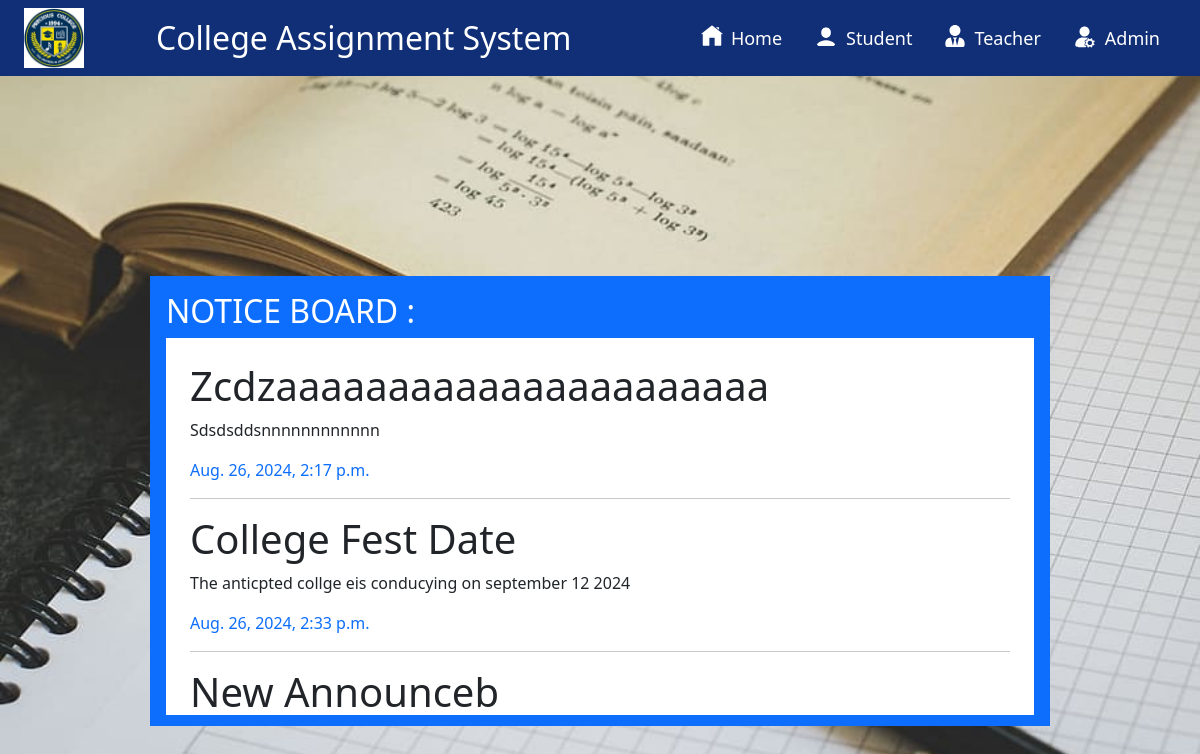
The page / on the database its author committed.
### assignment_management_app/models.py (models this page shows)
class News(models.Model):
    title=models.CharField(max_length=200)
    user=models.ForeignKey(User,on_delete=models.CASCADE)
    description=models.TextField()
    created_date=models.DateTimeField(auto_now_add=True)

### assignment_management_app/views.py (the view)
# urls.py: path("",home),
def home(request):
    news=News.objects.filter(user_id=1)
    return render(request,"common/index.html",{"news":news})

### assignment_management_app/templates/common/index.html (shortened to what this page needs)
{% load static %}
<!DOCTYPE html>
<html lang="en">
<head>
    <link rel="stylesheet" href="https://cdnjs.cloudflare.com/ajax/libs/bootstrap/5.3.3/css/bootstrap.min.css">
    <link rel="stylesheet" href="{% static 'common/css/style.css' %}">
</head>
<body>
    <nav class="navbar d-flex align-items-xl-center" id="navbar">
        <img src="{% static 'common/images/college-logo.jpg' %}" width="60px" height="60px" class="me-4 p-0" alt="">
        <h2 class="text mb-0 text-white " id="title">College Assignment System</h2>
        <ul class="nav ms-auto" id="nav">
            <li class="nav-item"><a href="" class="nav-link text-white d-flex align-items-start"><img src="{% static 'common/images/home.svg' %}"  alt="" width="22px" height="22px" class="me-2"> Home</a></li>
            <li class="nav-item"><a href="/student_login" class="nav-link text-white d-flex align-items-start"><img src="{% static 'common/images/user.png' %}"  alt="" width="24px" height="24px" class="me-2">Student</a></li>
            <li class="nav-item"><a href="/teacher_login" class="nav-link text-white d-flex align-items-start"><img src="{% static 'common/images/teacher.svg' %}"  alt="" width="22px" height="22px" class="me-2">Teacher</a></li>
            <li class="nav-item"><a href="/admin_login" class="nav-link text-white d-flex align-items-start"><img src="{% static 'common/images/administrator.svg' %}"  alt="" width="24px" height="24px" class="me-2">Admin</a></li>
        </ul>
    </nav>
    <div class=" bg-primary p-3 mb-5" id="notice-board">
        <h2 class="text-white ">NOTICE BOARD :</h2>
        <div class="p-4 bg-white">
            <marquee behavior="" direction="up" class="h-100">
                {% for i in news %}
                <div>
                    <h1>{{i.title | title }}</h1>
                    <p>{{i.description | capfirst}}</p>
                    <p class="text-primary">{{i.created_date}}</p>
                    <hr>
                </div>
                {% endfor %}
            </marquee>
        </div>
    </div>
</body>
</html>

### assignment_management_app/static/common/css/style.css (style rules this page uses)
body { background-image: url("../images/home-page.jpg"); background-repeat: no-repeat; background-size: cover; }
nav { background-color: #102f77 }
#title { margin-left: 48px; }
.nav li a { font-size: 18px; }
#navbar { padding-left: 24px; padding-right: 24px; }
#notice-board { margin-top: 200px; margin-left:150px; margin-right:150px; height: 450px; overflow: hidden; }
#notice-board>div { height: 90%; }

### rows shown on the page
News: title "Zcdzaaaaaaaaaaaaaaaaaaaaaa", description "Sdsdsddsnnnnnnnnnnnn", created_date "Aug. 26, 2024, 2:17 p.m."
News: title "College Fest Date", description "The anticpted collge eis conducying on september 12 2024", created_date "Aug. 26, 2024, 2:33 p.m."
News: title "New Announceb"
